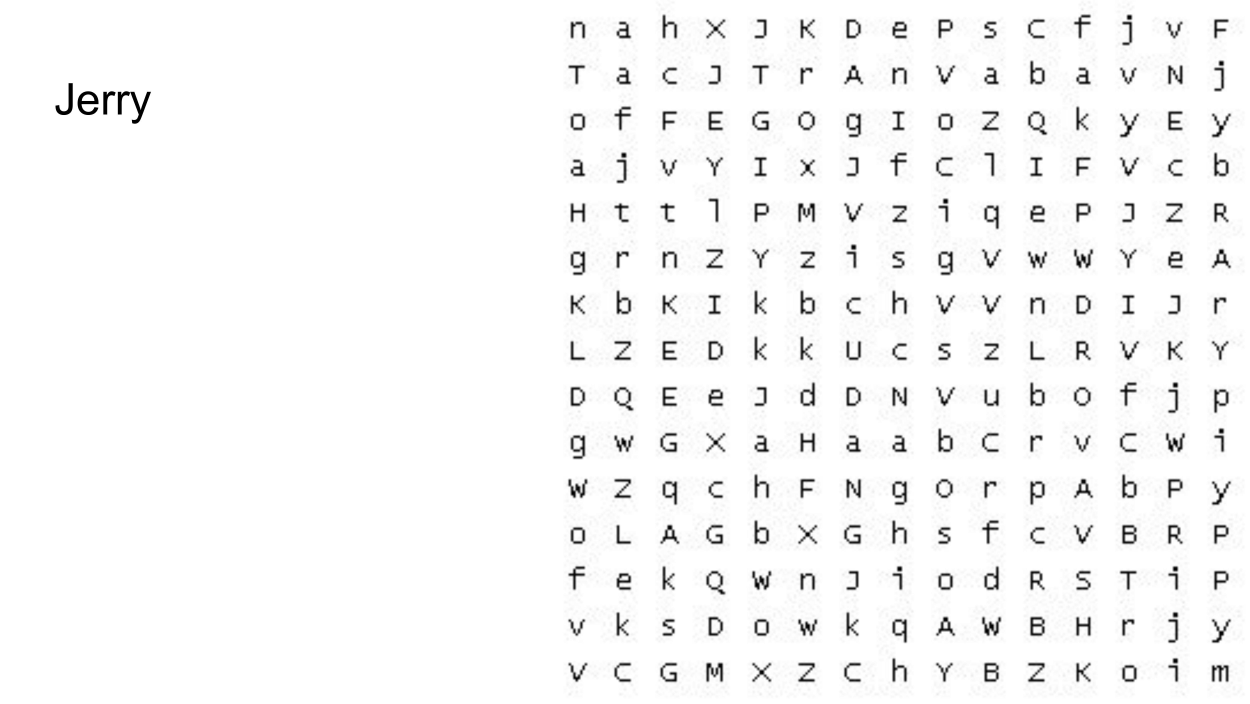
#> input picture pages/test_slide_new_1.jpg, 5000 x 2813 px, given in place of test_slide_new_4.jpg, which was not available (shown at 1/4 size)
$ python 02-slicer.py
#> lines starting #> are read from the running program, lines starting #| are printed output that depends on the picture; pictures that were not available may be replaced by others from this repository, and a replacement may not be noted
import os
import cv2
from random import randrange
from matplotlib import pyplot as plt


def show(data):
    plt.xticks([])
    plt.yticks([])
    plt.imshow(data)
    plt.show()


def printArrayInfo(arr):
    print("---------------------------")
    # print(arr)
    print("Size :: ", arr.size)
    print("Shape :: ", arr.shape)
    print("---------------------------")


def getPage(pageNum):
    # pageName = "pages/SLIDE-" + str(pageNum) + ".jpg"
#> called with pageNum = 4
    pageName = "pages/test_slide_new_" + str(pageNum) + ".jpg"
    print("Processing page - " + pageName)
    page = cv2.imread(pageName)
#> page is the input picture: shape (2813, 5000, 3); min 0, max 255, mean 247.4
    # printArrayInfo(page)
    croppedPage = page[:-1, 2200:-1]
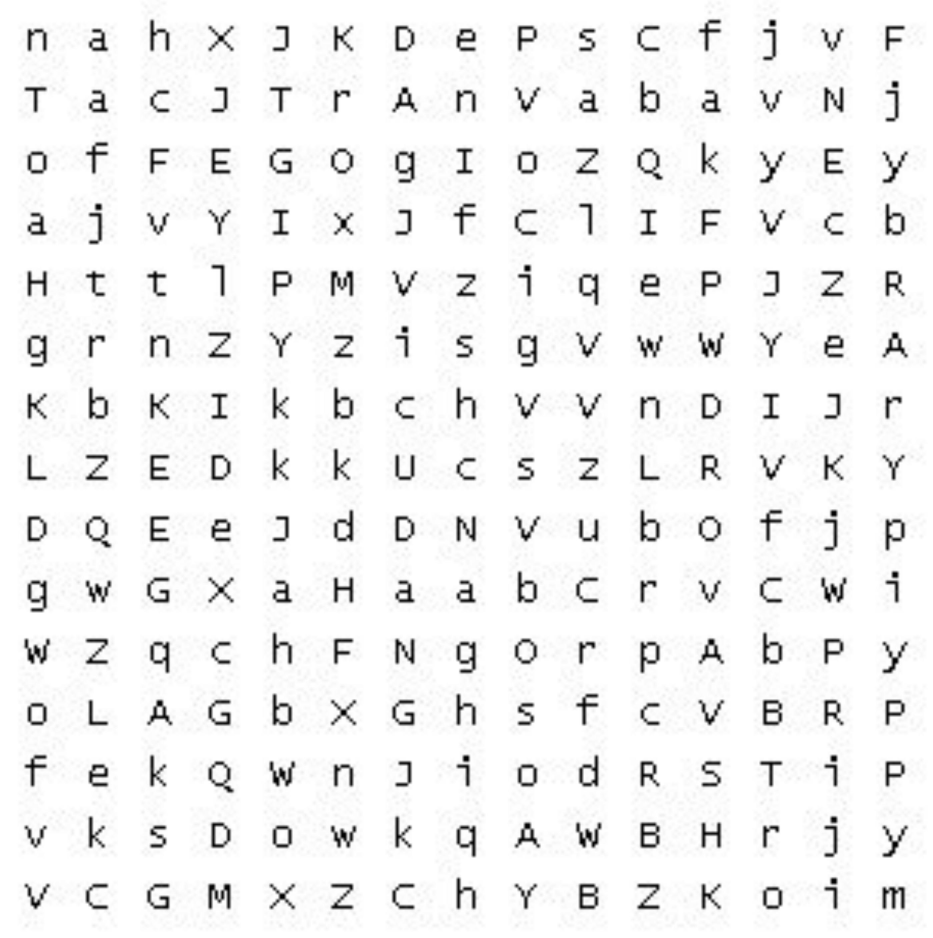
#> croppedPage: shape (2812, 2799, 3) (shown at 1/3 size); min 0, max 255, mean 241.9
    return croppedPage


def crop(pageNum, croppedPage):
#> called with pageNum = 4
    x, y = 0, 0
    rowCounter = 0
    imageCounter = 1000
    while y < 15:
        # print(rowCounter, rowCounter + rowHeight)
        row = croppedPage[rowCounter:rowCounter + rowHeight]
        colCounter = 0
        charCounter = 1
        x = 0
        while x < 15:
            col_text = row[:-1, colCounter:colCounter + colWidth]
            # imageName = "data/{}_{}_{}.jpg".format(pageNum, x, y)
            imageName = "dataTest/{}_{}_{}.jpg".format(pageNum, x, y)
            cv2.imwrite(imageName, col_text)
            print("File {} saved.".format(imageName))
            colCounter = colCounter + colWidth
            charCounter += 1
            imageCounter += 1
            x += 1
        rowCounter = rowCounter + rowHeight
        y += 1
#> this loop made 15 passes
#> pass 1, in crop, `row = croppedPage[rowCounter:rowCounter + rowHeight]`:
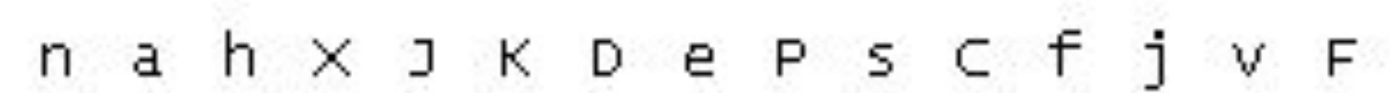
#> row: shape (185, 2799, 3) (shown at 1/2 size); min 0, max 255, mean 242.7
#> pass 1, in crop, `cv2.imwrite(imageName, col_text)`:
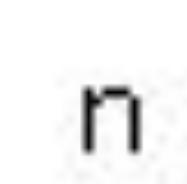
#> saved as 4_0_0.jpg: shape (184, 187, 3); min 0, max 255, mean 242.8
#> pass 1, in crop, `cv2.imwrite(imageName, col_text)`:
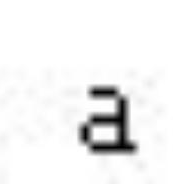
#> saved as 4_1_0.jpg: shape (184, 187, 3); min 0, max 255, mean 242.2
#> pass 1, in crop, `cv2.imwrite(imageName, col_text)`:
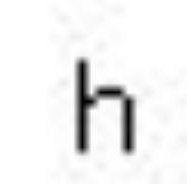
#> saved as 4_2_0.jpg: shape (184, 187, 3); min 0, max 255, mean 240.3
#> after the loop, imageCounter = 1225; rowCounter = 2775; y = 15


# totalNumberOfPages = 31
totalNumberOfPages = 4
height, width = 2799, 2812
rowHeight = int(height / 15) - 1
colWidth = int(width / 15)
print(rowHeight, colWidth)

i = 1
# for i in range(totalNumberOfPages):
croppedPage = getPage(4)
crop(4, croppedPage)
# i += 1

$ run again, on pages/test_slide_new_34.jpg
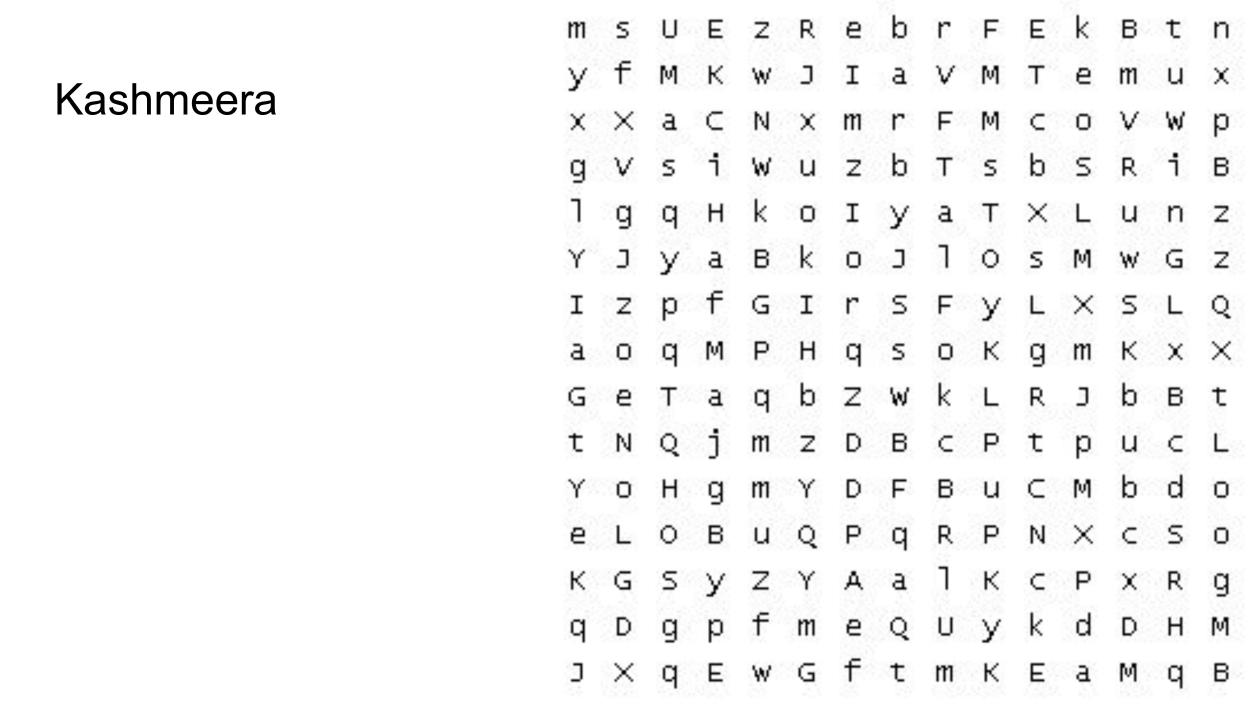
#> input picture pages/test_slide_new_34.jpg, 5000 x 2813 px, given in place of test_slide_new_4.jpg, which was not available (shown at 1/4 size)
#> in getPage, page is the input picture: shape (2813, 5000, 3); min 0, max 255, mean 246.8
#> the loop in crop, `while y < 15:` made 15 passes
#> pass 1, in crop, `row = croppedPage[rowCounter:rowCounter + rowHeight]`:
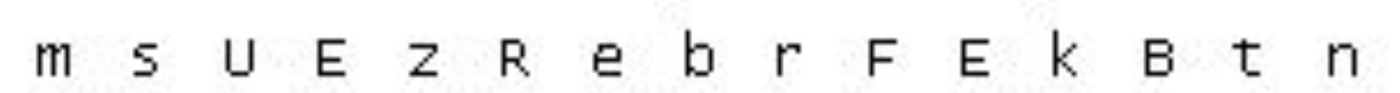
#> row: shape (185, 2799, 3) (shown at 1/2 size); min 0, max 255, mean 241.6
#> pass 1, in crop, `cv2.imwrite(imageName, col_text)`:
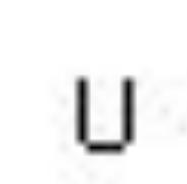
#> saved as 4_2_0.jpg: shape (184, 187, 3); min 2, max 255, mean 242.6
#> after the loop in crop, `while y < 15:`: imageCounter = 1225; rowCounter = 2775; y = 15
